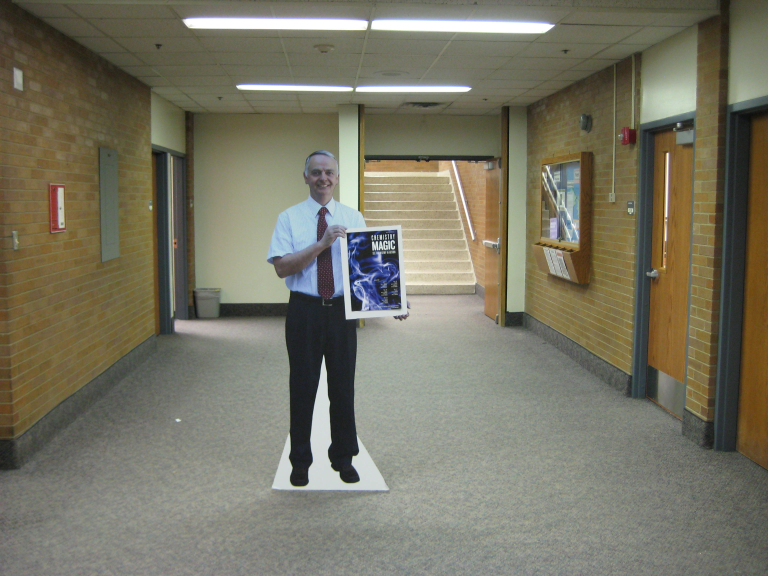
%> input picture tour/byu.ppm, 768 x 576 px
$ octave box_example.m   (GNU Octave 9; MATLAB toolbox functions it lacks are replaced by stand-ins)
%> lines starting %> are read from the running program, lines starting %| are printed output that depends on the picture
close all; clear; clc;
cdata = flip( imread('byu.ppm'), 1 );
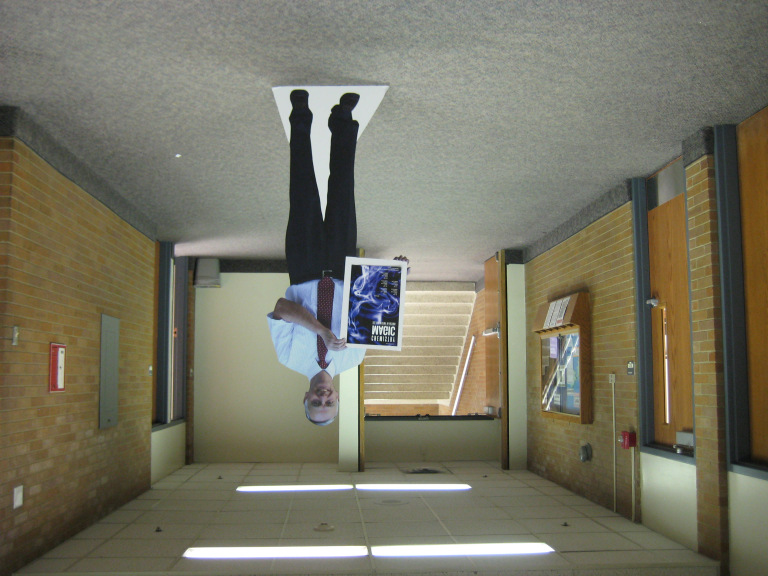
%> cdata: size 576x768x3 uint8; mean R, G, B 119.4, 117, 100; mean of the top-left, top-right, bottom-left and bottom-right quarters 114.5, 122, 105.8, 106.4
cdatar = flip( cdata, 2 );
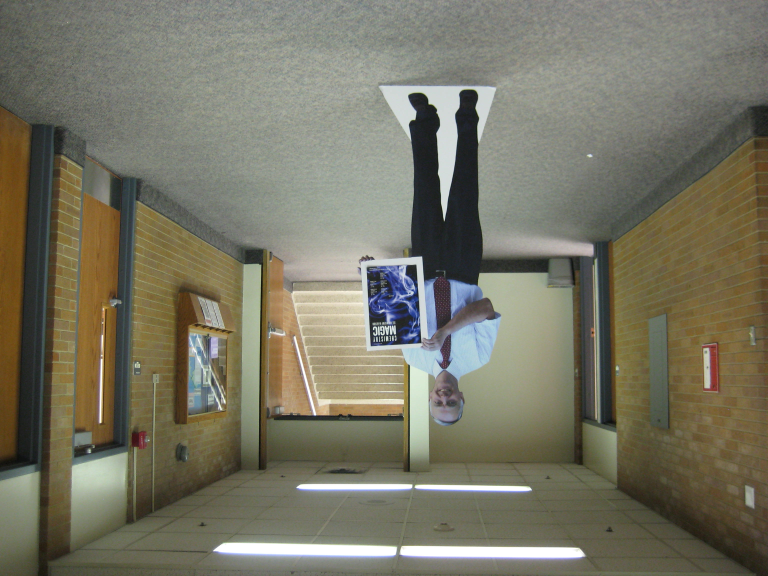
%> cdatar: size 576x768x3 uint8; mean R, G, B 119.4, 117, 100; mean of the top-left, top-right, bottom-left and bottom-right quarters 122, 114.5, 106.4, 105.8

% bottom
surface([0 1; 0 1], [0 0; 1 1], [0 0; 0 0], ...
    'FaceColor', 'texturemap', 'CData', flip(cdata,1));
% bottom
% surface([-1 1; -1 1], [-1 -1; 1 1], [-1 -1; -1 -1], ...
%     'FaceColor', 'texturemap', 'CData', flip(cdata,1));
% % top
% surface([-1 1; -1 1], [-1 -1; 1 1], [1 1; 1 1], ...
%     'FaceColor', 'texturemap', 'CData', cdata );
% % font
% surface([-1 1; -1 1], [-1 -1; -1 -1], [-1 -1; 1 1], ...
%     'FaceColor', 'texturemap', 'CData', cdata );
% % back
% surface([-1 1; -1 1], [1 1; 1 1], [-1 -1; 1 1], ...
%     'FaceColor', 'texturemap', 'CData', cdatar );
% % left
% surface([-1 -1; -1 -1], [-1 1; -1 1], [-1 -1; 1 1], ...
%     'FaceColor', 'texturemap', 'CData', cdatar );
% % right
% surface([1 1; 1 1], [-1 1; -1 1], [-1 -1; 1 1], ...
%     'FaceColor', 'texturemap', 'CData', cdata );
figure(1);
xlabel('x');
ylabel('y');
view(3);
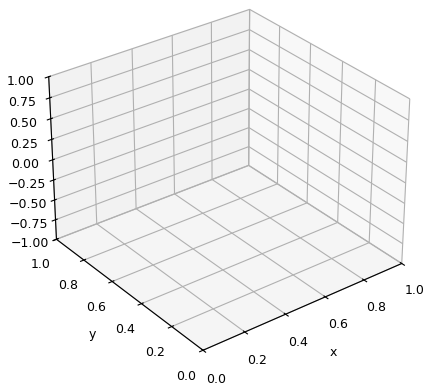
%> figure redrawn from the program's plot data

$ run again, with tour/hallway.jpg saved as tour/byu.ppm
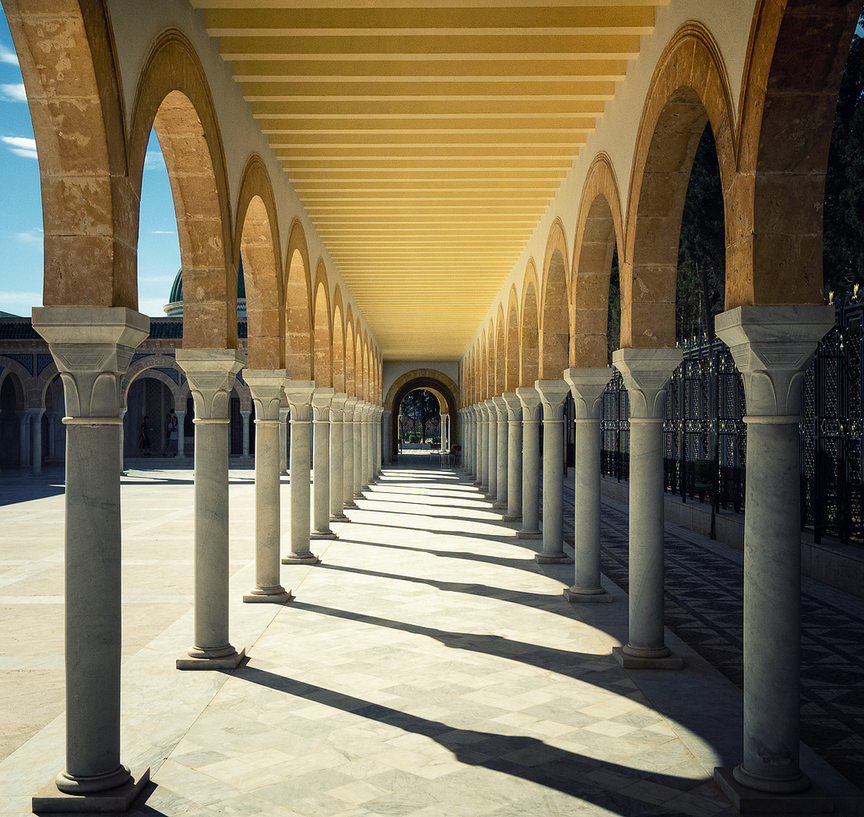
%> input picture tour/hallway.jpg, 864 x 817 px, shrunk from 1024 x 968 before the run
%> `cdata = flip( imread('byu.ppm'), 1 );`:
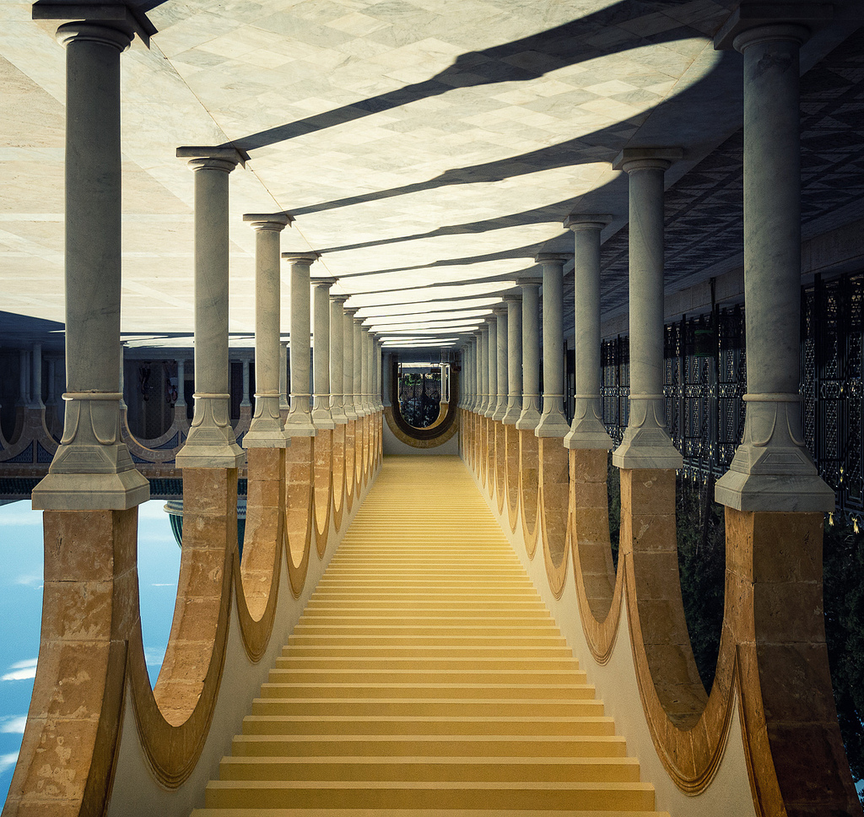
%> cdata: size 817x864x3 uint8; mean R, G, B 128.4, 117.1, 90.8; mean of the top-left, top-right, bottom-left and bottom-right quarters 163.9, 87.5, 109.1, 87.9
%> `cdatar = flip( cdata, 2 );`:
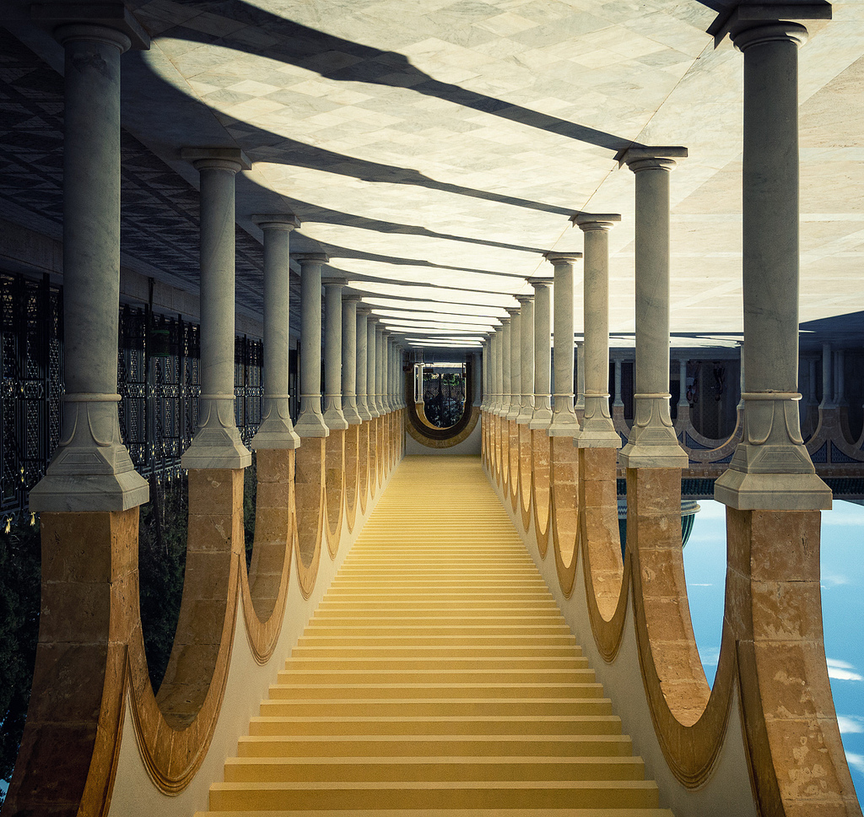
%> cdatar: size 817x864x3 uint8; mean R, G, B 128.4, 117.1, 90.8; mean of the top-left, top-right, bottom-left and bottom-right quarters 87.5, 163.9, 87.9, 109.1
